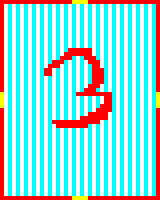

The image is a tile-based game level rendered from a .tmx file. Its description and complete source (layers, tilesets, objects, tile grids) follow:
An orthogonal 40x50 tile map with 4x4 px tiles, 1 tile layer (map).

<map version="1.0" orientation="orthogonal" renderorder="right-down" width="40" height="50" tilewidth="4" tileheight="4" nextobjectid="1">
 <tileset firstgid="1" name="tiles" tilewidth="4" tileheight="4">
  <image source="../assets/tiles.png" width="24" height="24" />
 </tileset>
 <layer name="map" width="40" height="50">
  <data encoding="csv">
1,1,1,1,1,1,1,1,1,1,1,1,1,1,1,1,1,1,30,30,30,30,1,1,1,1,1,1,1,1,1,1,1,1,1,1,1,1,1,1,
1,33,34,33,34,33,34,33,34,33,34,33,34,33,34,33,34,33,34,33,34,33,34,33,34,33,34,33,34,33,34,33,34,33,34,33,34,33,34,1,
1,33,34,33,34,33,34,33,34,33,34,33,34,33,34,33,34,33,34,33,34,33,34,33,34,33,34,33,34,33,34,33,34,33,34,33,34,33,34,1,
1,33,34,33,34,33,34,33,34,33,34,33,34,33,34,33,34,33,34,33,34,33,34,33,34,33,34,33,34,33,34,33,34,33,34,33,34,33,34,1,
1,33,34,33,34,33,34,33,34,33,34,33,34,33,34,33,34,33,34,33,34,33,34,33,34,33,34,33,34,33,34,33,34,33,34,33,34,33,34,1,
1,33,34,33,34,33,34,33,34,33,34,33,34,33,34,33,34,33,34,33,34,33,34,33,34,33,34,33,34,33,34,33,34,33,34,33,34,33,34,1,
1,33,34,33,34,33,34,33,34,33,34,33,34,33,34,33,34,33,34,33,34,33,34,33,34,33,34,33,34,33,34,33,34,33,34,33,34,33,34,1,
1,33,34,33,34,33,34,33,34,33,34,33,34,33,34,33,34,33,34,33,34,33,34,33,34,33,34,33,34,33,34,33,34,33,34,33,34,33,34,1,
1,33,34,33,34,33,34,33,34,33,34,33,34,33,34,33,34,33,34,33,34,33,34,33,34,33,34,33,34,33,34,33,34,33,34,33,34,33,34,1,
1,33,34,33,34,33,34,33,34,33,34,33,34,33,34,33,34,33,34,33,34,33,34,33,34,33,34,33,34,33,34,33,34,33,34,33,34,33,34,1,
1,33,34,33,34,33,34,33,34,33,34,33,34,33,34,33,34,33,34,33,34,33,34,33,34,33,34,33,34,33,34,33,34,33,34,33,34,33,34,1,
1,33,34,33,34,33,34,33,34,33,34,33,34,33,34,33,34,33,34,33,34,33,34,33,34,33,34,33,34,33,34,33,34,33,34,33,34,33,34,1,
1,33,34,33,34,33,34,33,34,33,34,33,34,33,34,33,34,3,3,3,3,3,3,33,34,33,34,33,34,33,34,33,34,33,34,33,34,33,34,1,
1,33,34,33,34,33,34,33,34,33,34,33,34,33,34,33,3,3,3,3,3,3,3,33,34,33,34,33,34,33,34,33,34,33,34,33,34,33,34,1,
1,33,34,33,34,33,34,33,34,33,34,33,34,33,34,3,3,3,34,33,34,3,3,3,34,33,34,33,34,33,34,33,34,33,34,33,34,33,34,1,
1,33,34,33,34,33,34,33,34,33,34,33,34,3,3,3,34,33,34,33,34,33,3,3,3,33,34,33,34,33,34,33,34,33,34,33,34,33,34,1,
1,33,34,33,34,33,34,33,34,33,34,33,3,3,3,33,34,33,34,33,34,33,34,3,3,33,34,33,34,33,34,33,34,33,34,33,34,33,34,1,
1,33,34,33,34,33,34,33,34,33,34,3,3,33,34,33,34,33,34,33,34,33,34,3,3,3,34,33,34,33,34,33,34,33,34,33,34,33,34,1,
1,33,34,33,34,33,34,33,34,33,34,3,3,33,34,33,34,33,34,33,34,33,34,3,3,3,34,33,34,33,34,33,34,33,34,33,34,33,34,1,
1,33,34,33,34,33,34,33,34,33,34,33,34,33,34,33,34,33,34,33,34,33,34,3,3,3,34,33,34,33,34,33,34,33,34,33,34,33,34,1,
1,33,34,33,34,33,34,33,34,33,34,33,34,33,34,33,34,33,34,33,34,33,34,3,3,3,34,33,34,33,34,33,34,33,34,33,34,33,34,1,
1,33,34,33,34,33,34,33,34,33,34,33,34,33,34,33,34,33,34,33,34,33,3,3,3,33,34,33,34,33,34,33,34,33,34,33,34,33,34,1,
1,33,34,33,34,33,34,33,34,33,34,33,34,33,34,33,34,33,34,33,34,3,3,3,34,33,34,33,34,33,34,33,34,33,34,33,34,33,34,1,
30,33,34,33,34,33,34,33,34,33,34,33,34,33,34,33,34,33,34,3,3,3,3,3,3,3,3,3,34,33,34,33,34,33,34,33,34,33,34,30,
30,33,34,33,34,33,34,33,34,33,34,33,34,33,34,33,34,33,34,33,34,33,34,33,34,33,3,3,34,33,34,33,34,33,34,33,34,33,34,30,
30,33,34,33,34,33,34,33,34,33,34,33,34,33,34,33,34,33,34,33,34,33,34,33,34,33,3,3,34,33,34,33,34,33,34,33,34,33,34,30,
30,33,34,33,34,33,34,33,34,33,34,33,34,33,34,33,34,33,34,33,34,33,34,33,34,3,3,3,34,33,34,33,34,33,34,33,34,33,34,30,
1,33,34,33,34,33,34,33,34,33,34,33,34,33,34,33,34,33,34,33,34,33,34,33,3,3,3,3,34,33,34,33,34,33,34,33,34,33,34,1,
1,33,34,33,34,33,34,33,34,33,34,33,34,33,34,33,34,33,34,33,34,33,3,3,3,3,3,33,34,33,34,33,34,33,34,33,34,33,34,1,
1,33,34,33,34,33,34,33,34,33,34,33,34,33,34,33,34,33,34,33,3,3,3,3,3,3,3,33,34,33,34,33,34,33,34,33,34,33,34,1,
1,33,34,33,34,33,34,33,34,33,34,33,34,3,3,3,3,3,3,3,3,3,3,3,3,33,34,33,34,33,34,33,34,33,34,33,34,33,34,1,
1,33,34,33,34,33,34,33,34,33,34,33,34,33,3,3,3,3,3,3,3,3,34,33,34,33,34,33,34,33,34,33,34,33,34,33,34,33,34,1,
1,33,34,33,34,33,34,33,34,33,34,33,34,33,34,33,34,33,34,33,34,33,34,33,34,33,34,33,34,33,34,33,34,33,34,33,34,33,34,1,
1,33,34,33,34,33,34,33,34,33,34,33,34,33,34,33,34,33,34,33,34,33,34,33,34,33,34,33,34,33,34,33,34,33,34,33,34,33,34,1,
1,33,34,33,34,33,34,33,34,33,34,33,34,33,34,33,34,33,34,33,34,33,34,33,34,33,34,33,34,33,34,33,34,33,34,33,34,33,34,1,
1,33,34,33,34,33,34,33,34,33,34,33,34,33,34,33,34,33,34,33,34,33,34,33,34,33,34,33,34,33,34,33,34,33,34,33,34,33,34,1,
1,33,34,33,34,33,34,33,34,33,34,33,34,33,34,33,34,33,34,33,34,33,34,33,34,33,34,33,34,33,34,33,34,33,34,33,34,33,34,1,
1,33,34,33,34,33,34,33,34,33,34,33,34,33,34,33,34,33,34,33,34,33,34,33,34,33,34,33,34,33,34,33,34,33,34,33,34,33,34,1,
1,33,34,33,34,33,34,33,34,33,34,33,34,33,34,33,34,33,34,33,34,33,34,33,34,33,34,33,34,33,34,33,34,33,34,33,34,33,34,1,
1,33,34,33,34,33,34,33,34,33,34,33,34,33,34,33,34,33,34,33,34,33,34,33,34,33,34,33,34,33,34,33,34,33,34,33,34,33,34,1,
1,33,34,33,34,33,34,33,34,33,34,33,34,33,34,33,34,33,34,33,34,33,34,33,34,33,34,33,34,33,34,33,34,33,34,33,34,33,34,1,
1,33,34,33,34,33,34,33,34,33,34,33,34,33,34,33,34,33,34,33,34,33,34,33,34,33,34,33,34,33,34,33,34,33,34,33,34,33,34,1,
1,33,34,33,34,33,34,33,34,33,34,33,34,33,34,33,34,33,34,33,34,33,34,33,34,33,34,33,34,33,34,33,34,33,34,33,34,33,34,1,
1,33,34,33,34,33,34,33,34,33,34,33,34,33,34,33,34,33,34,33,34,33,34,33,34,33,34,33,34,33,34,33,34,33,34,33,34,33,34,1,
1,33,34,33,34,33,34,33,34,33,34,33,34,33,34,33,34,33,34,33,34,33,34,33,34,33,34,33,34,33,34,33,34,33,34,33,34,33,34,1,
1,33,34,33,34,33,34,33,34,33,34,33,34,33,34,33,34,33,34,33,34,33,34,33,34,33,34,33,34,33,34,33,34,33,34,33,34,33,34,1,
1,33,34,33,34,33,34,33,34,33,34,33,34,33,34,33,34,33,34,33,34,33,34,33,34,33,34,33,34,33,34,33,34,33,34,33,34,33,34,1,
1,33,34,33,34,33,34,33,34,33,34,33,34,33,34,33,34,33,34,33,34,33,34,33,34,33,34,33,34,33,34,33,34,33,34,33,34,33,34,1,
1,33,34,33,34,33,34,33,34,33,34,33,34,33,34,33,34,33,34,33,34,33,34,33,34,33,34,33,34,33,34,33,34,33,34,33,34,33,34,1,
1,1,1,1,1,1,1,1,1,1,1,1,1,1,1,1,1,1,30,30,30,30,1,1,1,1,1,1,1,1,1,1,1,1,1,1,1,1,1,1
</data>
 </layer>
</map>
